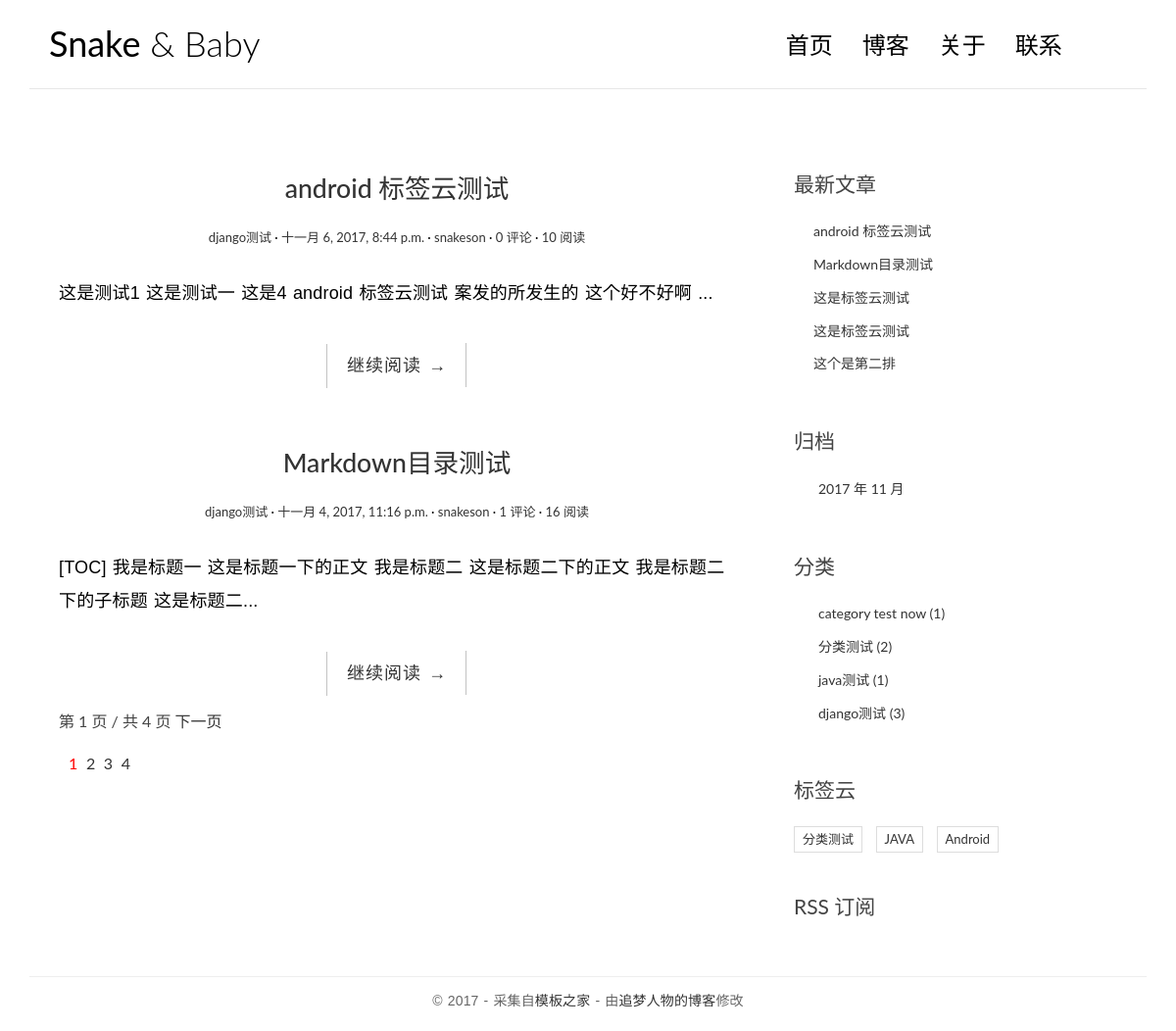
The page / on the database its author committed.
### myblog/models.py (models this page shows, shortened)
class Post(models.Model):
    title = models.CharField(max_length=70)
    body = models.TextField()
    created_time = models.DateTimeField()
    modified_time = models.DateTimeField()
    excerpt = models.CharField(max_length=200,blank=True)
    category = models.ForeignKey(Category)
    tags = models.ManyToManyField(Tag,blank=True)
    author = models.ForeignKey(User)
    views = models.PositiveIntegerField(default=0)
    def get_absolute_url(self):
        return reverse('myblog:detail',kwargs={'pk':self.pk})
    class Meta:
        ordering = ['-created_time']

class Category(models.Model):
    name = models.CharField(max_length=100)

class Tag(models.Model):
    name = models.CharField(max_length=100)

### myblog/views.py (the view, shortened to what this page needs)
# urls.py: url(r'^$',views.IndexView.as_view(),name='index'),
class IndexView(ListView):
    model = Post
    template_name = 'myblog/index.html'
    context_object_name = 'post_list'
    paginate_by = 2
    def get_context_data(self, **kwargs):
        context = super().get_context_data(**kwargs)
        paginator = context.get('paginator')
        page = context.get('page_obj')
        is_paginated = context.get('is_paginated')
        pagination_data = self.pagination_data(paginator,page,is_paginated)
        context.update(pagination_data)
        return context
    def pagination_data(self,paginator,page,is_paginated):
        if not is_paginated:
            return {}
        left = []
        right = []
        left_has_more = False
        right_has_more = False
        first = False
        last = False
        page_number = page.number
        total_pages = paginator.num_pages
        page_range = paginator.page_range
        if page_number == 1:
            right = page_range[page_number:page_number+2]
            if right[-1] < total_pages -1:
                right_has_more = True
            if right[-1] < total_pages:
                last = True
        elif page_number == total_pages:
            left = page_range[(page_number-3) if (page_number -3) > 0 else 0 : page_number-1]
            if left[0] > 2:
                left_has_more = True
            if left[0] > 1:
                first = True
        data = {
            'left':left,
            'right':right,
            'left_has_more':left_has_more,
            'right_has_more':right_has_more,
            'first':first,
            'last':last,
        }
        return data

### myblog/templatetags/blog_tags.py (called while the page is built)
@register.simple_tag
def get_recent_posts(num=5):
    return Post.objects.all().order_by('-created_time')[:num]

@register.simple_tag
def archives():
    return Post.objects.all().dates('created_time','month',order='DESC')

@register.simple_tag
def get_categories():
    return Category.objects.annotate(num_posts=Count('post')).filter(num_posts__gt=0)

@register.simple_tag
def get_tags():
    return Tag.objects.annotate(num_posts=Count('post')).filter(num_posts__gt=0)

### templates/myblog/index.html (shortened to what this page needs)
{% extends 'base.html' %}
{% block main %}
    {% for post in post_list %}
    <article class="post post-{{ post.pk }}">
        <header class="entry-header">
            <h1 class="entry-title">
                 <a href="{{post.get_absolute_url }}">{{ post.title }}</a>
            </h1>
            <div class="entry-meta">
                <span class="post-category"><a href="#">{{post.category.name}}</a></span>
                <span class="post-date"><a href="#"><time class="entry-date"
                                                          datetime="{{post.created_time}}">{{post.created_time}}</time></a></span>
                <span class="post-author"><a href="#">{{post.author}}</a></span>
                <span class="comments-link"><a href="#">{{ post.comment_set.count }} 评论</a></span>
                <span class="views-count"><a href="{{ post.get_absolute_url }}">{{ post.views }} 阅读</a></span>
            </div>
        </header>
        <div class="entry-content clearfix">
            <p>{{ post.excerpt }}...</p>
            <div class="read-more cl-effect-14">
                <a href="{{post.get_absolute_url }}" class="more-link">继续阅读 <span class="meta-nav">→</span></a>
            </div>
        </div>
    </article>
    {% empty %}
        <div class="no-post">暂时还没有发布的文章</div>
    {% endfor %}
    <div class="pagination-simple">
        <span class="current">第 {{ page_obj.number }} 页 / 共 {{ paginator.num_pages }} 页</span>
        {% if page_obj.has_next %}
        <a href="?page={{ page_obj.next_page_number }}">下一页</a>
        {% endif %}
    </div>
    {% if is_paginated %}
    <div class="pagination">
        <ul>
            <li class="current"><a href="?page={{ page_obj.number }}" style="color:red">{{ page_obj.number }}</a></li>
        {% if right %}
            {% for i in right %}
            <li><a href="?page={{ i }}">{{ i }}</a></li>
            {% endfor %}
        {% endif %}
        {% if last %}
            <li><a href="?page={{ paginator.num_pages }}">{{ paginator.num_pages }}</a></li>
        {% endif %}
        </ul>
    </div>
   {% endif %}
{% endblock main %}

### templates/base.html (shortened to what this page needs)
{% load staticfiles %}
{% load blog_tags %}
<!DOCTYPE html>
<html>
<head>
    <link rel="stylesheet" href="http://code.ionicframework.com/ionicons/2.0.1/css/ionicons.min.css">
    <link rel="stylesheet" href="{% static 'blog/css/bootstrap.min.css' %}">
    <link rel="stylesheet" href="{% static 'blog/css/pace.css' %}">
    <link rel="stylesheet" href="{% static 'blog/css/custom.css'%}">
    <link rel="stylesheet" href="{% static 'blog/css/highlights/github.css' %}">
</head>
<body>
<div class="container">
    <header id="site-header">
        <div class="row">
            <div class="col-md-4 col-sm-5 col-xs-8">
                <div class="logo">
                    <h1><a href="{% url 'myblog:index' %}"><b>Snake</b> &amp; Baby</a></h1>
                </div>
            </div>
            <div class="col-md-8 col-sm-7 col-xs-4">
                <nav class="main-nav" role="navigation">
                    <div class="collapse navbar-collapse" id="bs-example-navbar-collapse-1">
                        <ul class="nav navbar-nav navbar-right">
                            <li class="cl-effect-11"><a href="{% url 'myblog:index'%}" data-hover="首页">首页</a></li>
                            <li class="cl-effect-11"><a href="full-width.html" data-hover="博客">博客</a></li>
                            <li class="cl-effect-11"><a href="about.html" data-hover="关于">关于</a></li>
                            <li class="cl-effect-11"><a href="contact.html" data-hover="联系">联系</a></li>
                        </ul>
                    </div>
                </nav>
            </div>
        </div>
    </header>
</div>
<div class="content-body">
    <div class="container">
        <div class="row">
            <main class="col-md-8">
                {% block main %}
                {% endblock main %}
            </main>
            <aside class="col-md-4">
              <div class="widget widget-recent-posts">
                    <h3 class="widget-title">最新文章</h3>
                  {% get_recent_posts as recent_post_list %}
                    <ul>
                        {% for post in recent_post_list %}
                        <li>
                            <a href="{{ post.get_absolute_url }}">{{ post.title }}</a>
                        </li>
                        {% empty %}
                        暂无文章
                        {% endfor %}
                    </ul>
                </div>
                <div class="widget widget-archives">
                    <h3 class="widget-title">归档</h3>
                    {% archives as date_list %}
                    <ul>
                        {% for date in date_list %}
                        <li>
                            <a href="{% url 'myblog:archives' date.year date.month %}">{{ date.year}} 年 {{ date.month }} 月</a>
                        </li>
                        {% empty %}
                        暂无归档！
                        {% endfor %}
                    </ul>
                </div>
                <div class="widget widget-category">
                    <h3 class="widget-title">分类</h3>
                    {% get_categories as category_list %}
                    <ul>
                        {% for category in category_list %}
                        <li>
                            <a href="{% url 'myblog:category' category.pk %}">{{ category.name }}
                                <span class="post-count">({{ category.num_posts }})</span>
                            </a>
                        </li>
                        {% empty %}
                        暂无分类！
                        {% endfor %}
                    </ul>
                </div>
                <div class="widget widget-tag-cloud">
                    <h3 class="widget-title">标签云</h3>
                    {% get_tags as tag_list %}
                    <ul>
                        {% for tag in tag_list %}
                        <li>
                            <a href="{% url 'myblog:tag' tag.pk %}">{{ tag.name }}</a>
                        </li>
                        {% empty %}
                            暂无标签
                        {% endfor %}
                    </ul>
                </div>
                <div class="rss">
                    <a href="{% url 'rss' %}"> RSS 订阅</a>
                </div>
            </aside>
        </div>
    </div>
</div>
<footer id="site-footer">
    <div class="container">
        <div class="row">
            <div class="col-md-12">
                <p class="copyright">&copy 2017 - 采集自<a href="http://www.cssmoban.com/"
                                                        target="_blank" title="模板之家">模板之家</a>
                    - 由<a href="http://zmrenwu.com/" title="网页模板" target="_blank">追梦人物的博客</a>修改
                </p>
            </div>
        </div>
    </div>
</footer>
</body>
</html>

### myblog/static/blog/css/custom.css (style rules this page uses)
* { outline: none; }
h1, h2, h3, h4, h5, h6 { margin-top: 0; }
b { font-weight: 400; }
a { color: #333; }
body { color: #444; font-family: 'Lato', sans-serif; }
p { font-family: 'Ubuntu', sans-serif; font-weight: 400; word-spacing: 1px; letter-spacing: 0.01em; }
#site-header { background-color: #FFF; padding: 25px 20px; margin-bottom: 40px; border-bottom: 1px solid #e7e7e7; }
.logo h1 a { color: #000; }
.logo h1 { margin: 0; font-family: 'Lato', sans-serif; font-weight: 300; }
.main-nav { margin-top: 11px; max-width: 95%; }
.main-nav a { color: #000000 !important; padding: 0 0 5px 0 !important; margin-right: 30px; font-family: 'Lato', sans-serif; font-weight: 300; font-size: 24px; }
.cl-effect-11 a { padding: 10px 0; color: #0972b4; text-shadow: none; }
.cl-effect-11 a::before { position: absolute; top: 0; left: 0; overflow: hidden; padding: 0 0 5px 0 !important; max-width: 0; border-bottom: 1px solid #000; color: #000; content: attr(data-hover); white-space: nowrap; -webkit-transition: max-width 0.5s; -moz-transition: max-width 0.5s; transition: max-width 0.5s; }
.content-body { padding-bottom: 4em; }
.post { background: #fff; padding: 30px 30px 0; }
.entry-title { text-align: center; font-size: 1.9em; margin-bottom: 20px; line-height: 1.6; padding: 10px 20px 0; }
.entry-meta { text-align: center; color: #DDDDDD; font-size: 13px; margin-bottom: 30px; }
.entry-content { font-size: 18px; line-height: 1.9; font-weight: 300; color: #000; }
.post-category::after, .post-date::after, .post-author::after, .comments-link::after { content: ' ·'; color: #000; }
.read-more { font-family: 'Ubuntu', sans-serif; font-weight: 400; word-spacing: 1px; letter-spacing: 0.01em; text-align: center; margin-top: 20px; }
.cl-effect-14 a { padding: 0 20px; height: 45px; line-height: 45px; position: relative; display: inline-block; margin: 15px 25px; letter-spacing: 1px; font-weight: 400; text-shadow: 0 0 1px rgba(255, 255, 255, 0.3); }
.cl-effect-14 a::before, .cl-effect-14 a::after { position: absolute; width: 45px; height: 1px; background: #C3C3C3; content: ''; -webkit-transition: all 0.3s; -moz-transition: all 0.3s; transition: all 0.3s; pointer-events: none; }
.cl-effect-14 a::before { top: 0; left: 0; -webkit-transform: rotate(90deg); -moz-transform: rotate(90deg); transform: rotate(90deg); -webkit-transform-origin: 0 0; -moz-transform-origin: 0 0; transform-origin: 0 0; }
.cl-effect-14 a::after { right: 0; bottom: 0; -webkit-transform: rotate(90deg); -moz-transform: rotate(90deg); transform: rotate(90deg); -webkit-transform-origin: 100% 0; -moz-transform-origin: 100% 0; transform-origin: 100% 0; }
.widget { background: #fff; padding: 30px 0 0; }
.widget-title { font-size: 1.5em; margin-bottom: 20px; line-height: 1.6; padding: 10px 0 0; font-weight: 400; }
.widget-recent-posts ul { padding: 0; margin: 0; padding-left: 20px; }
.widget-recent-posts ul li { list-style-type: none; position: relative; line-height: 170%; margin-bottom: 10px; }
.widget-recent-posts ul li::before { content: '\f3d3'; font-family: "Ionicons"; position: absolute; left: -17px; top: 3px; font-size: 16px; color: #000; }
.widget-archives ul { padding: 0; margin: 0; padding-left: 25px; }
.widget-archives ul li { list-style-type: none; position: relative; line-height: 170%; margin-bottom: 10px; }
.widget-archives ul li::before { content: '\f3f3'; font-family: "Ionicons"; position: absolute; left: -25px; top: 1px; font-size: 16px; color: #000; }
.widget-category ul { padding: 0; margin: 0; padding-left: 25px; }
.widget-category ul li { list-style-type: none; position: relative; line-height: 170%; margin-bottom: 10px; }
.widget-category ul li::before { content: '\f3fe'; font-family: "Ionicons"; position: absolute; left: -25px; top: 1px; font-size: 18px; color: #000; }
.widget-tag-cloud ul { padding: 0; margin: 0; margin-right: -10px; }
.widget-tag-cloud ul li { list-style-type: none; font-size: 13px; display: inline-block; margin-right: 10px; margin-bottom: 10px; padding: 3px 8px; border: 1px solid #ddd; }
.rss { font-size: 21px; margin-top: 30px; }
.rss a { color: #444; }
#site-footer { padding-top: 10px; padding: 0 0 1.5em 0; }
.copyright { text-align: center; padding-top: 1em; margin: 0; border-top: 1px solid #eee; color: #666; }
.pagination-simple { padding-left: 30px; font-size: 16px; }
.pagination ul { list-style: none; }
.pagination ul li { display: inline-block; font-size: 16px; margin-right: 5px; }
.current a { color: red; }

### rows shown on the page
Post: title "android 标签云测试", category.name "django测试", created_time "十一月 6, 2017, 8:44 p.m.", author "snakeson", comment_set.count "0", views "10", excerpt "这是测试1 这是测试一 这是4 android 标签云测试 案发的所发生的 这个好不好啊"
Post: title "Markdown目录测试", category.name "django测试", created_time "十一月 4, 2017, 11:16 p.m.", author "snakeson", comment_set.count "1", views "16", excerpt "[TOC] 我是标题一 这是标题一下的正文 我是标题二 这是标题二下的正文 我是标题二下的子标题 这是标题二"
Post: title "这是标签云测试"
Post: title "这是标签云测试"
Post: title "这个是第二排"
Category: name "category test now", num_posts "1"
Category: name "分类测试", num_posts "2"
Category: name "java测试", num_posts "1"
Category: name "django测试", num_posts "3"
Tag: name "分类测试"
Tag: name "JAVA"
Tag: name "Android"

### other values the page prints
{{ page_obj.number }} "1"
{{ paginator.num_pages }} "4"
{{ i }} "2" "3"
{{ date.year }} "2017"
{{ date.month }} "11"
